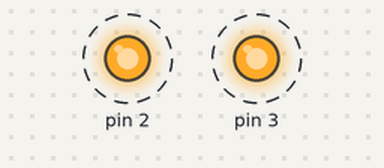
Recording of a sketch running on a simulated Arduino Uno, built with avr-gcc and run on an emulated ATmega328P. Shown: output pins drawn as LEDs (lit = HIGH). Dashed ring = blinking.

Above: at 0.2 s.
Timing chart, 0 to 3.0 s (numbered marks = the images above):
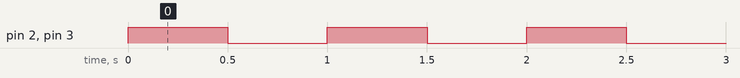

Measured:
- by itself, pin 2, pin 3: alternates HIGH for 0.50 s and LOW for 0.50 s

The sketch:

week03-2.ino
```cpp
//week03_2_arduino_delay
//用delay()延後控制發光時間
void setup() {
 //pinMode(2,INPUT_PULLUP);//第2是按鈕 沒按時拉高
 //for (int i=3;i<=3;i++) pinMode(i,OUTPUT);
 for (int i=2;i<=3;i++) pinMode(i,OUTPUT);
}

void loop() {
  for (int i=2;i<=7;i++) digitalWrite(i,HIGH);
  for (int i=9;i<=13;i++) digitalWrite(i,LOW);
  delay(500);//延後0.5秒
  for (int i=2;i<=7;i++) digitalWrite(i,LOW);
  for (int i=8;i<=13;i++) digitalWrite(i,HIGH);
  delay(500);//延後0.5秒
}
```
